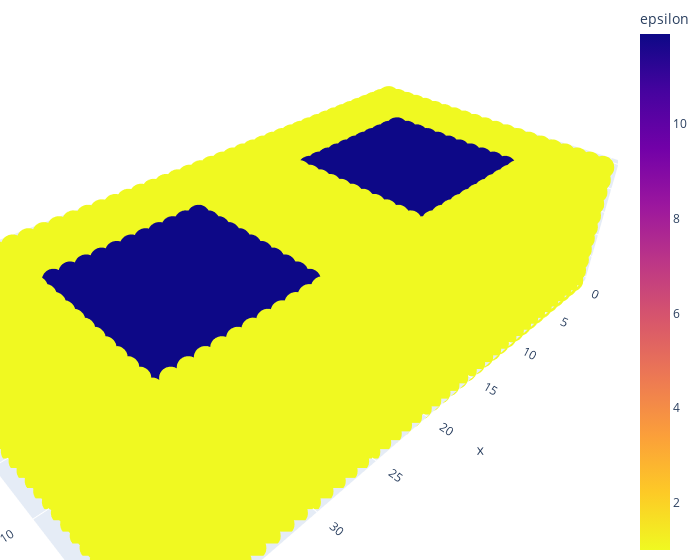

Notebook code for this chart:
### Code cell
Si = mp.Medium(index=3.45)
dpml = 1.0
pml_layers = [mp.PML(dpml)]
sx = 4
sy = 2
sz = 1
cell = mp.Vector3(sx,sy,sz)
s=1
a = 1.0     # waveguide width/height
xodd = 1
resolution = 10   # pixels/μm

k_point = mp.Vector3(0,0,0.5)
geometry = [mp.Block(center=mp.Vector3(-0.5*(s+a)),
                        size=mp.Vector3(a,a,5),
                        material=Si),
            mp.Block(center=mp.Vector3(0.5*(s+a)),
                        size=mp.Vector3(a,a,5),
                        material=Si)]

symmetries = [mp.Mirror(mp.X, phase=-1 if xodd else 1),
                mp.Mirror(mp.Y, phase=-1)]

sim = mp.Simulation(resolution=resolution,
                    cell_size=cell,
                    geometry=geometry,
                    boundary_layers=pml_layers,
                    symmetries=symmetries,
                    k_point=k_point)
                    
view = plot3D(sim,xrange=None,alpha=1) #make xrang=[30,40] to get a cross view

### Figure 1 — Plotly figure (JSON) as saved in the notebook; plotly's stock layout.template omitted (floating-point values rounded to 4 significant figures; data arrays with more than 128 entries replaced by an {"elided": "..."} marker saying what was removed)
{"data": [{"hovertemplate": "x=%{x}<br>y=%{y}<br>z=%{z}<br>epsilon=%{marker.color}<extra></extra>", "legendgroup": "", "marker": {"color": {"elided": "9471 float values"}, "coloraxis": "coloraxis", "opacity": 1, "symbol": "circle"}, "mode": "markers", "name": "", "scene": "scene", "showlegend": false, "type": "scatter3d", "x": {"elided": "9471 int values"}, "y": {"elided": "9471 int values"}, "z": {"elided": "9471 int values"}}], "layout": {"coloraxis": {"colorbar": {"title": {"text": "epsilon"}}, "colorscale": [[0, "#f0f921"], [0.1111, "#fdca26"], [0.2222, "#fb9f3a"], [0.3333, "#ed7953"], [0.4444, "#d8576b"], [0.5556, "#bd3786"], [0.6667, "#9c179e"], [0.7778, "#7201a8"], [0.8889, "#46039f"], [1, "#0d0887"]]}, "legend": {"tracegroupgap": 0}, "margin": {"b": 0, "l": 0, "r": 0, "t": 0}, "scene": {"domain": {"x": [0, 1], "y": [0, 1]}, "xaxis": {"title": {"text": "x"}}, "yaxis": {"title": {"text": "y"}}, "zaxis": {"title": {"text": "z"}}}, "width": 700}}
